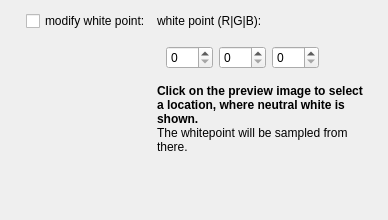
      <widget class="QWidget" name="tabColor">
       <attribute name="title">
        <string>Color</string>
       </attribute>
       <layout class="QFormLayout" name="formLayout_5">
        <item row="0" column="1">
         <widget class="QWidget" name="widWhitepoint" native="true">
          <layout class="QFormLayout" name="formLayout_4">
           <property name="topMargin">
            <number>0</number>
           </property>
           <item row="0" column="1">
            <widget class="QLabel" name="label_16">
             <property name="text">
              <string>white point (R|G|B):</string>
             </property>
            </widget>
           </item>
           <item row="1" column="0">
            <spacer name="horizontalSpacer_4">
             <property name="orientation">
              <enum>Qt::Orientation::Horizontal</enum>
             </property>
             <property name="sizeHint" stdset="0">
              <size>
               <width>40</width>
               <height>20</height>
              </size>
             </property>
            </spacer>
           </item>
           <item row="1" column="1">
            <widget class="QWidget" name="widget" native="true">
             <property name="sizePolicy">
              <sizepolicy hsizetype="Preferred" vsizetype="Minimum">
               <horstretch>0</horstretch>
               <verstretch>0</verstretch>
              </sizepolicy>
             </property>
             <layout class="QHBoxLayout" name="horizontalLayout_3">
              <item>
               <widget class="QSpinBox" name="spinWhitepointR">
                <property name="sizePolicy">
                 <sizepolicy hsizetype="Expanding" vsizetype="Fixed">
                  <horstretch>0</horstretch>
                  <verstretch>0</verstretch>
                 </sizepolicy>
                </property>
                <property name="maximum">
                 <number>255</number>
                </property>
               </widget>
              </item>
              <item>
               <widget class="QSpinBox" name="spinWhitepointG">
                <property name="sizePolicy">
                 <sizepolicy hsizetype="Expanding" vsizetype="Fixed">
                  <horstretch>0</horstretch>
                  <verstretch>0</verstretch>
                 </sizepolicy>
                </property>
                <property name="maximum">
                 <number>255</number>
                </property>
               </widget>
              </item>
              <item>
               <widget class="QSpinBox" name="spinWhitepointB">
                <property name="sizePolicy">
                 <sizepolicy hsizetype="Expanding" vsizetype="Fixed">
                  <horstretch>0</horstretch>
                  <verstretch>0</verstretch>
                 </sizepolicy>
                </property>
                <property name="maximum">
                 <number>255</number>
                </property>
               </widget>
              </item>
              <item>
               <spacer name="horizontalSpacer_2">
                <property name="orientation">
                 <enum>Qt::Orientation::Horizontal</enum>
                </property>
                <property name="sizeHint" stdset="0">
                 <size>
                  <width>40</width>
                  <height>20</height>
                 </size>
                </property>
               </spacer>
              </item>
             </layout>
            </widget>
           </item>
           <item row="2" column="0">
            <spacer name="horizontalSpacer_5">
             <property name="orientation">
              <enum>Qt::Orientation::Horizontal</enum>
             </property>
             <property name="sizeHint" stdset="0">
              <size>
               <width>40</width>
               <height>20</height>
              </size>
             </property>
            </spacer>
           </item>
           <item row="2" column="1">
            <widget class="QLabel" name="label_15">
             <property name="sizePolicy">
              <sizepolicy hsizetype="Preferred" vsizetype="Minimum">
               <horstretch>0</horstretch>
               <verstretch>0</verstretch>
              </sizepolicy>
             </property>
             <property name="text">
              <string>&lt;b&gt;Click on the preview image to select a location, where neutral white is shown.&lt;/b&gt;&lt;br/&gt;The whitepoint will be sampled from there.</string>
             </property>
             <property name="wordWrap">
              <bool>true</bool>
             </property>
            </widget>
           </item>
           <item row="3" column="1">
            <spacer name="verticalSpacer_6">
             <property name="orientation">
              <enum>Qt::Orientation::Vertical</enum>
             </property>
             <property name="sizeHint" stdset="0">
              <size>
               <width>20</width>
               <height>40</height>
              </size>
             </property>
            </spacer>
           </item>
           <item row="0" column="0">
            <widget class="QCheckBox" name="chkModifyWhitepoint">
             <property name="text">
              <string>modify white point:</string>
             </property>
            </widget>
           </item>
          </layout>
         </widget>
        </item>
       </layout>
      </widget>
